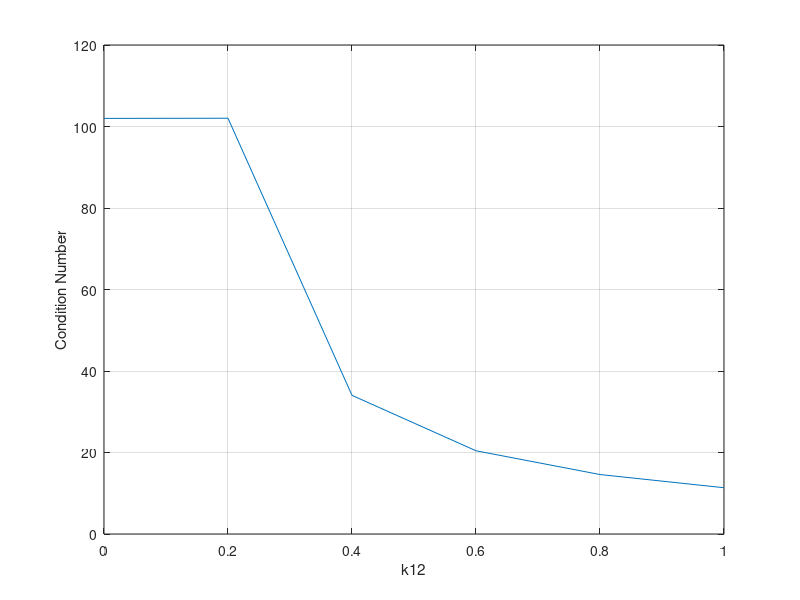

The MATLAB source for this figure:
close all, clear all, clc

k_12 = [0.0:0.2:1.0];
Cond_no = [];

for i=1:6
    K = [1 k_12(1,i); 10 1];
    [W,S,V] = svd(K);
    Cond_no(1,i) = S(1,1)/S(2,2)
end

plot(k_12, Cond_no), grid on
xlabel('k12'), ylabel('Condition Number')
